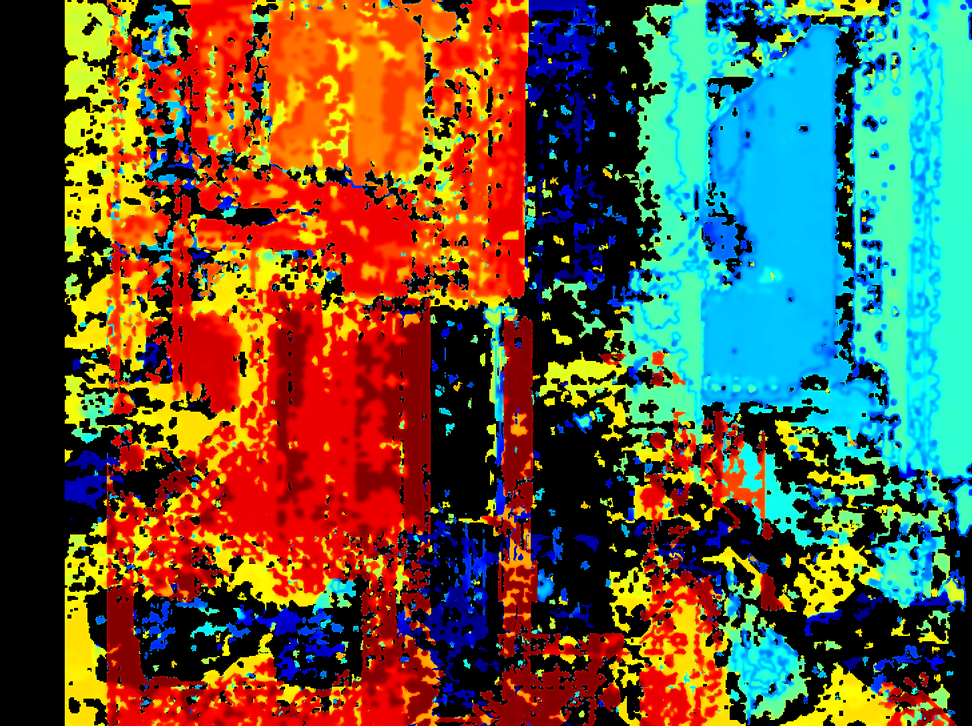
#> input picture test_q_matrix_fix/debug_visualizations/disparity_frame_01.png, 972 x 726 px, shrunk from 1456 x 1088 before the run, given in place of black_reference_left.png, which was not available
$ python diagnose_pattern_issue_v2.py ../../../test_q_matrix_fix/debug_visualizations
#> lines starting #> are read from the running program, lines starting #| are printed output that depends on the picture; pictures that were not available may be replaced by others from this repository, and a replacement may not be noted
#!/usr/bin/env python3
"""
Diagnose the pattern decoding issue - focused analysis.
"""

import os
import sys
import numpy as np
import cv2
from pathlib import Path

# Add parent directory to path
sys.path.insert(0, str(Path(__file__).resolve().parent.parent.parent))


def diagnose_patterns(image_dir):
    """Diagnose why patterns aren't decoding properly."""
    pattern_dir = Path(image_dir) / "01_patterns" / "raw"

    # Create diagnostics directory
    diag_dir = Path(image_dir) / "diagnostics"
    diag_dir.mkdir(exist_ok=True)

    print(f"\nDIAGNOSTIC ANALYSIS")
    print("="*50)
    print(f"Saving diagnostics to: {diag_dir}")

    # Load reference images
    black_left = cv2.imread(str(pattern_dir / "black_reference_left.png"), cv2.IMREAD_GRAYSCALE)
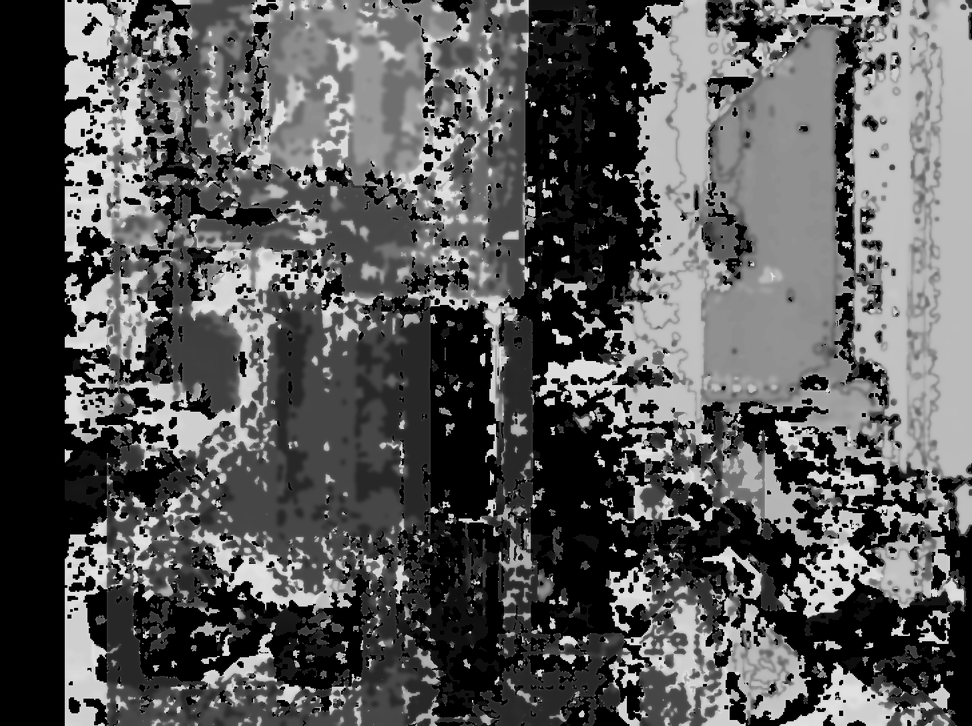
#> black_left: shape (726, 972); min 0, max 231, mean 88.4
    white_left = cv2.imread(str(pattern_dir / "white_reference_left.png"), cv2.IMREAD_GRAYSCALE)
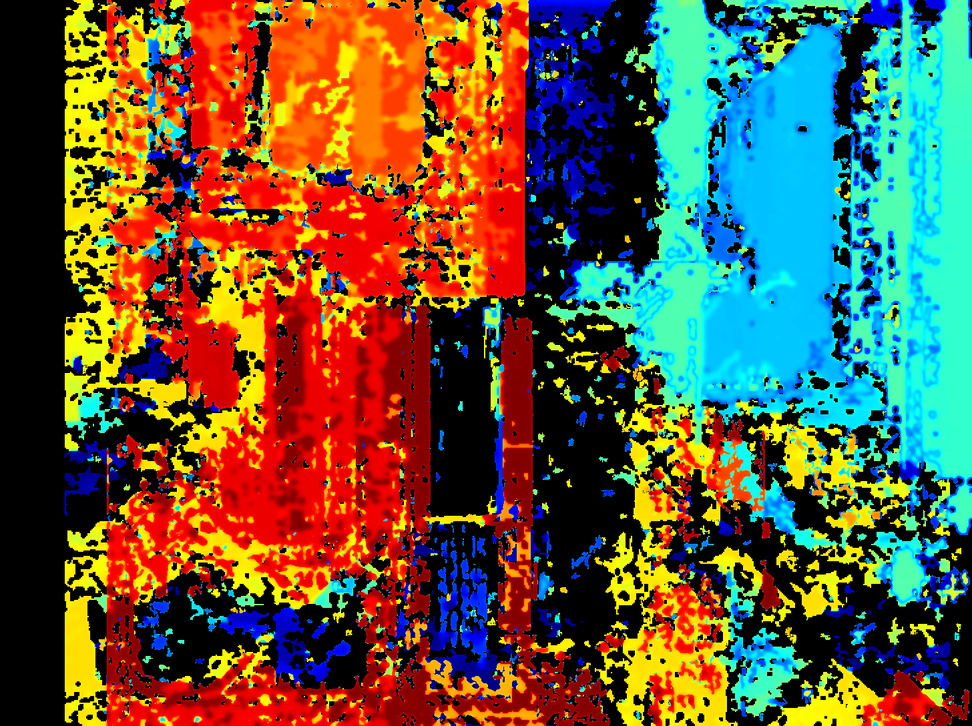
#> input picture test_q_matrix_fix/debug_visualizations/disparity_frame_02.png, 972 x 726 px, shrunk from 1456 x 1088 before the run, given in place of white_reference_left.png, which was not available
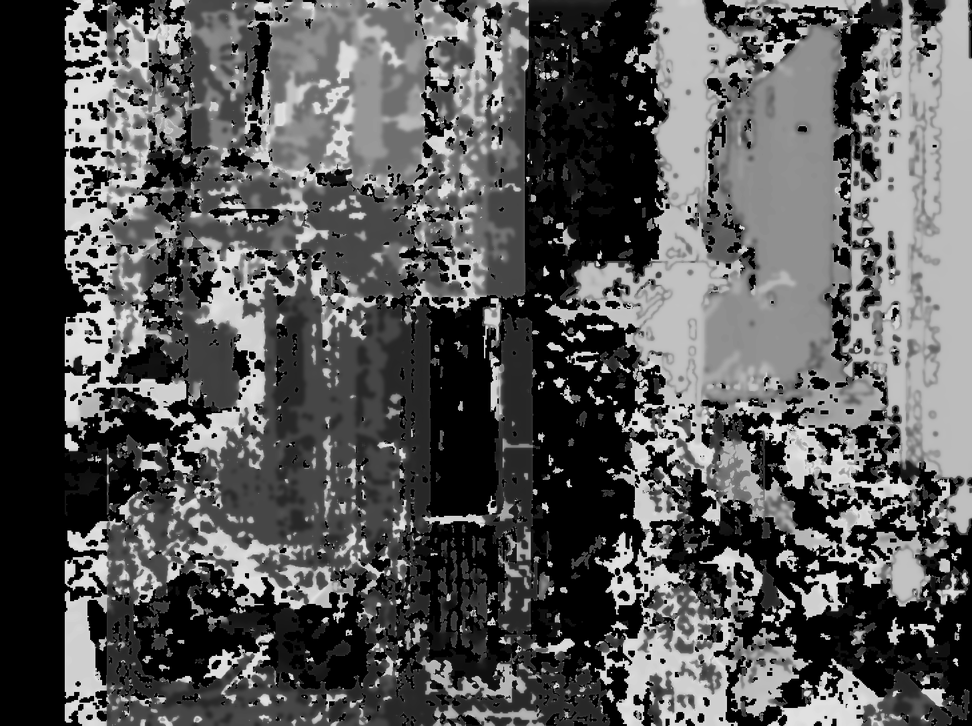
#> white_left: shape (726, 972); min 0, max 231, mean 87.3
    ambient_left = cv2.imread(str(pattern_dir / "ambient_left.png"), cv2.IMREAD_GRAYSCALE)

    # Key insight: The white reference is DARKER than the black reference!
    print("\n1. REFERENCE IMAGE ISSUE:")
    print(f"Black mean: {np.mean(black_left):.1f}")
#| Black mean: 88.4
    print(f"White mean: {np.mean(white_left):.1f}")
#| White mean: 87.3
    print(f"Ambient mean: {np.mean(ambient_left):.1f}")
#| Ambient mean: 87.3
    print(f"White - Black: {np.mean(white_left) - np.mean(black_left):.1f}")
#| White - Black: -1.1
    print("WARNING: White reference is DARKER than black reference!")

    # This suggests the projector isn't properly displaying patterns
    # or there's strong ambient light interference

    # Load color version to check purple cast
    black_color = cv2.imread(str(pattern_dir / "black_reference_left.png"), cv2.IMREAD_COLOR)
#> black_color is the input picture: shape (726, 972, 3); mean B, G, R 60.5, 89, 99
    white_color = cv2.imread(str(pattern_dir / "white_reference_left.png"), cv2.IMREAD_COLOR)
#> white_color is the input picture: shape (726, 972, 3); mean B, G, R 58.5, 87.5, 99

    print("\n2. COLOR CAST ANALYSIS:")
    b, g, r = cv2.split(black_color)
    print(f"Black - R:{np.mean(r):.1f} G:{np.mean(g):.1f} B:{np.mean(b):.1f}")
#| Black - R:99.0 G:89.0 B:60.5
    b, g, r = cv2.split(white_color)
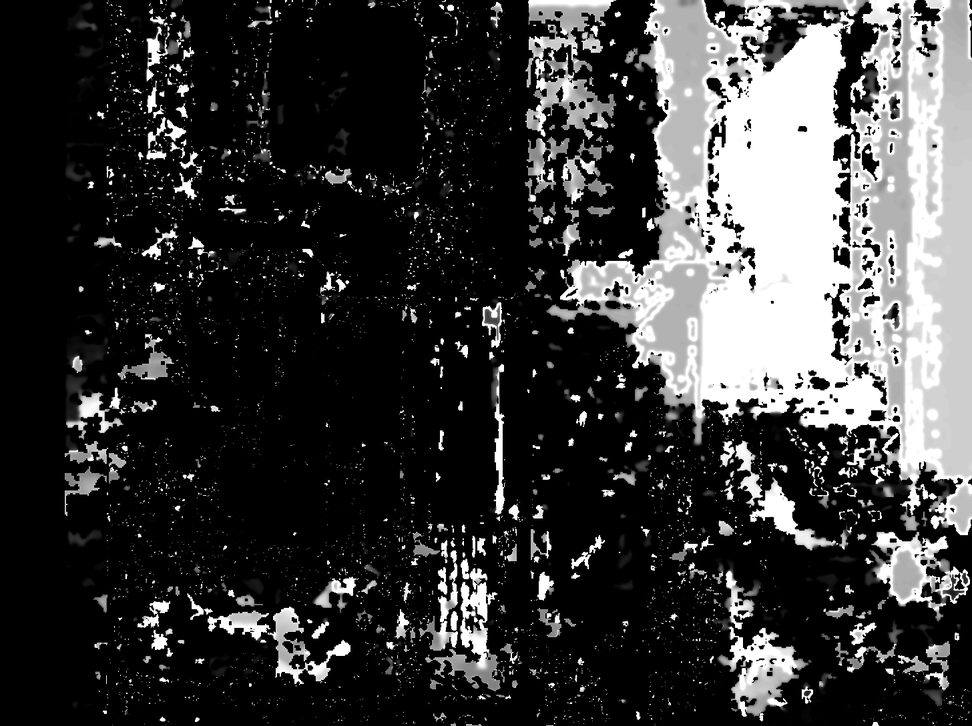
#> b: shape (726, 972); min 0, max 255, mean 58.5
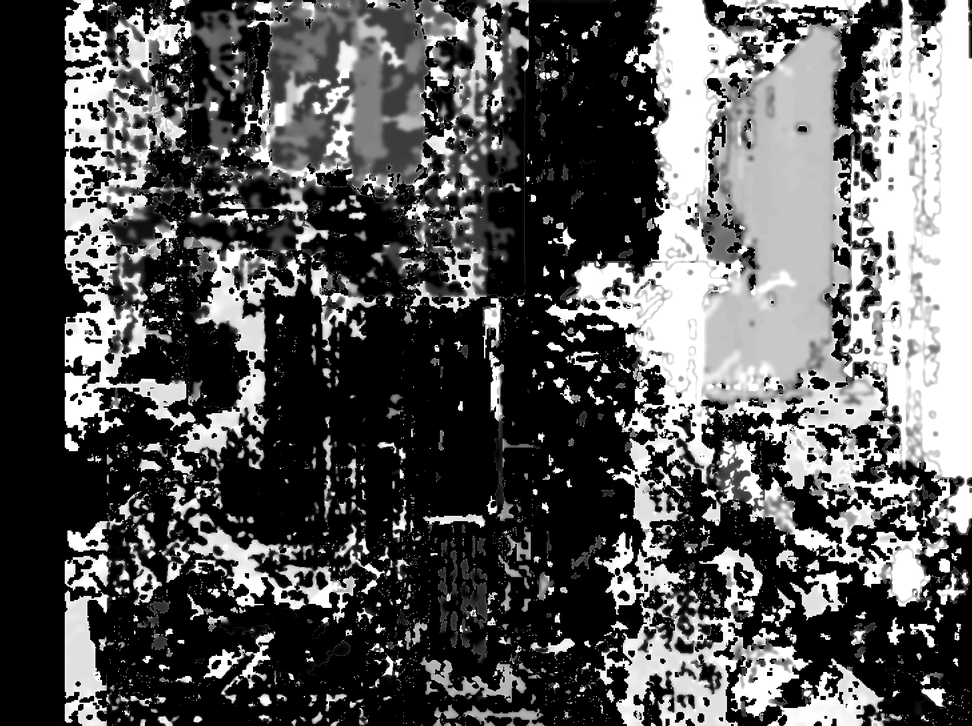
#> g: shape (726, 972); min 0, max 255, mean 87.5
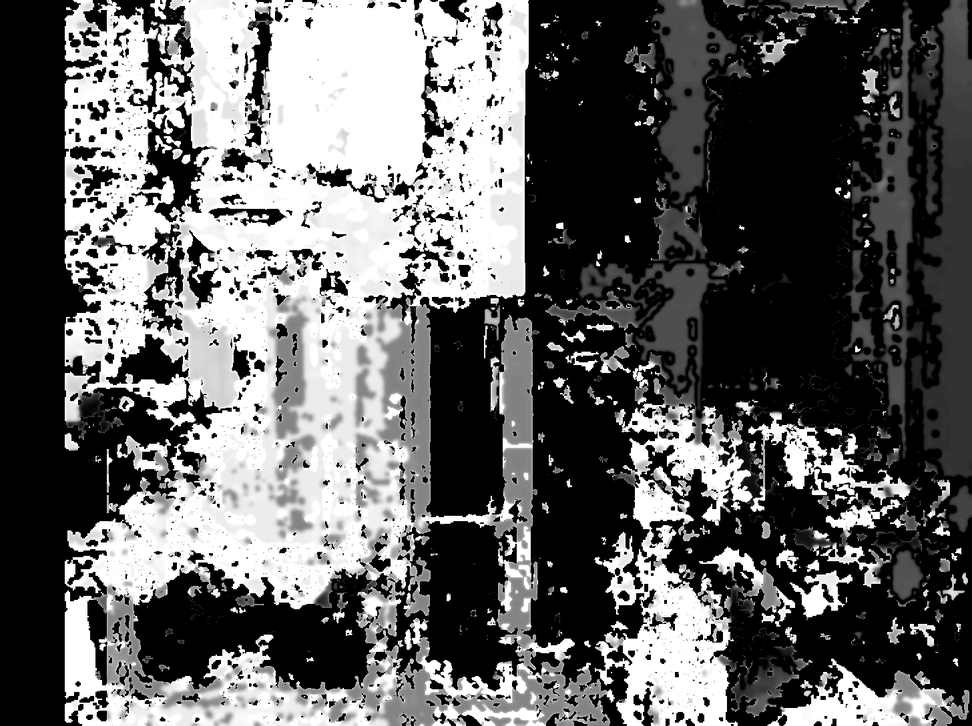
#> r: shape (726, 972); min 0, max 255, mean 99
    print(f"White - R:{np.mean(r):.1f} G:{np.mean(g):.1f} B:{np.mean(b):.1f}")
#| White - R:99.0 G:87.5 B:58.5
    print("Strong purple/blue cast detected - typical of ambient lighting")

    # Analyze pattern visibility
    print("\n3. PATTERN VISIBILITY TEST:")

    # Check first bit pattern (widest stripes)
    bit0_normal = cv2.imread(str(pattern_dir / "gray_h_bit00_left.png"), cv2.IMREAD_GRAYSCALE)
    bit0_inv = cv2.imread(str(pattern_dir / "gray_h_bit00_inv_left.png"), cv2.IMREAD_GRAYSCALE)

    # Calculate actual difference
#> (the run stopped early here; a loop or call above may not have finished)
